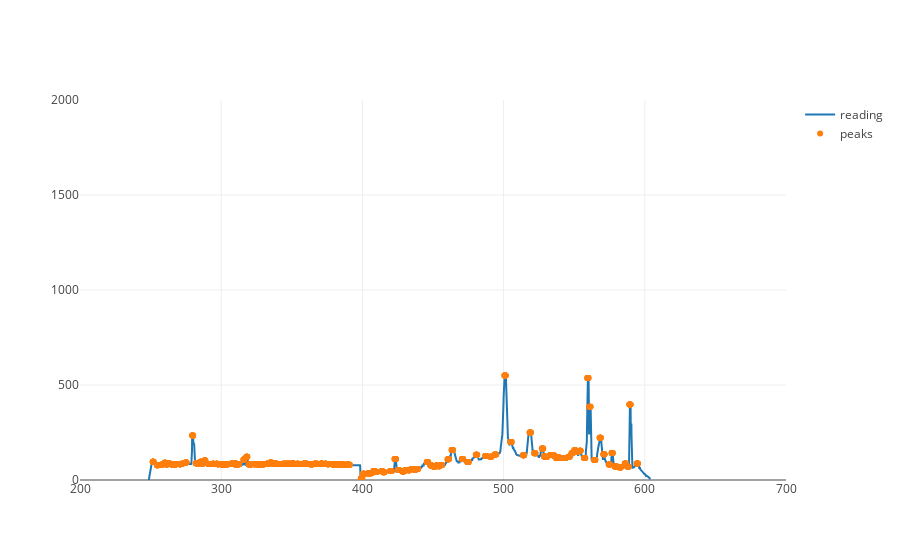

Notebook source saved alongside this figure:
### Code cell
sample = copy.deepcopy(analysis.samples['2388'])
sample.reading = sample.reading.rolling(window=11, center=True).max() # window=11 equals 1nm
Sample.plotly_plot(sample).show()

### Figure 1 — Plotly figure (JSON) as saved in the notebook; plotly's stock layout.template omitted (floating-point values rounded to 4 significant figures; data arrays with more than 128 entries replaced by an {"elided": "..."} marker saying what was removed)
{"data": [{"name": "reading", "type": "scatter", "uid": "a16926ef-a3f7-4c4e-a3fd-e955ff72bfb2", "x": {"elided": "4096 float values"}, "y": {"elided": "4096 float values"}}, {"mode": "markers", "name": "peaks", "type": "scatter", "uid": "0f97748b-5f32-48c2-99b6-863ff7a275d4", "x": {"elided": "1628 float values"}, "y": {"elided": "1628 float values"}}], "layout": {"xaxis": {"range": [200, 700]}, "yaxis": {"range": [0, 2000]}}}
